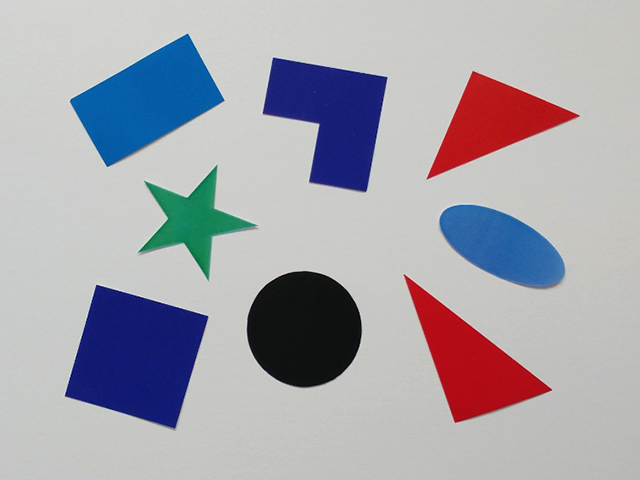
//> input picture opencv_ex/data/polygon.bmp, 640 x 480 px
$ ./45_polygon   (built with g++ and OpenCV 4)
//> lines starting //> are read from the running program, lines starting //| are printed output that depends on the picture; after the words box and inside, x2 and y2 are one past the last pixel; in counts of white or black regions, pixels touching at a corner belong together
#include "opencv2/opencv.hpp"
#include <iostream>

using namespace cv;
using namespace std;
const String folderPath = "/home/dog0/2026/2026-python/opencv_ex/data/";

void setLabel(Mat &img, const vector<Point> &pts, const String &label)
{
    Rect rc = boundingRect(pts);
    RotatedRect rc2 = minAreaRect(pts);
    Point2f center;
    float radius;
    minEnclosingCircle(pts, center, radius); // 원그리는 함수
    rectangle(img, rc, Scalar(0, 0, 255), 1);
    // draw rc2 in img
    Point2f vertices[4];
    rc2.points(vertices);
    for (int i = 0; i < 4; i++)
        line(img, vertices[i], vertices[(i + 1) % 4], Scalar(0, 255, 0), 3);
    // draw circle in img
    circle(img, center, cvRound(radius), Scalar(255, 0, 0), 2);
    putText(img, label, rc.tl(), FONT_HERSHEY_PLAIN, 1, Scalar(0, 0, 255));
}

int main(int argc, char *argv[])
{
    Mat img = imread(folderPath + "polygon.bmp", IMREAD_COLOR);
//> img is the input picture: 480 rows x 640 cols, CV_8UC3; mean B, G, R 173.4, 165, 166.3

    if (img.empty())
    {
        cerr << "Image load failed!" << endl;
        return -1;
    }

    Mat gray;
    cvtColor(img, gray, COLOR_BGR2GRAY);
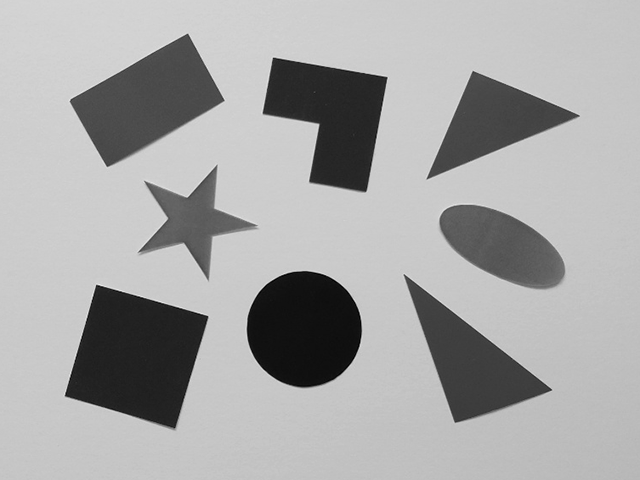
//> gray: 480 rows x 640 cols, CV_8UC1; min 0, max 240, mean 166.4

    Mat bin;
    threshold(gray, bin, 200, 255, THRESH_BINARY_INV | THRESH_OTSU);
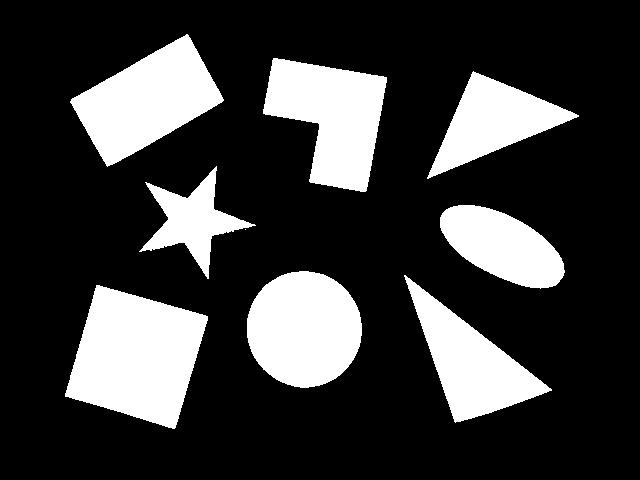
//> bin: 480 rows x 640 cols, CV_8UC1; 23.1% white; 9 white regions (1 under 20 px)

    vector<vector<Point>> contours;
    findContours(bin, contours, RETR_EXTERNAL, CHAIN_APPROX_NONE);
//> contours = 9 contours, 1 with area under 20; largest, box (x1, y1, x2, y2) and area: (65, 285, 208, 429) 13340, (247, 271, 362, 388) 10359, (70, 34, 224, 167) 10316, (263, 58, 387, 192) 9930, (404, 275, 552, 423) 8086, (427, 71, 579, 179) 6723, (440, 205, 565, 289) 6406, (139, 166, 256, 279) 4181

    for (vector<Point> pts : contours)
    {
        if (contourArea(pts) < 400)
            continue;

        vector<Point> approx;
        approxPolyDP(pts, approx, arcLength(pts, true) * 0.02, true);

        int vtc = (int)approx.size();

        if (vtc == 3)
        {
            setLabel(img, pts, "TRI");
        }
        else if (vtc == 4)
        {
            setLabel(img, pts, "RECT");
        }
        else
        {
            double len = arcLength(pts, true);
            double area = contourArea(pts);
            double ratio = 4. * CV_PI * area / (len * len);

            if (ratio > 0.85)
            {
                setLabel(img, pts, "CIR");
            }
        }
    }
//> this loop made 9 passes
//> (vtc, len, area, ratio, rc in setLabel, rc2 in setLabel, center in setLabel, radius in setLabel) on pass 3: (8, 381.5, 10359, 0.894, Rect(247, 271, 115, 117), centre (304, 329), size (116, 114), angle -90, Point(303.3, 329), 58.4)
//> (approx, vtc, rc in setLabel, rc2 in setLabel, center in setLabel, radius in setLabel) on passes 2, 7, 9: (3 Points (x, y): [404, 275], [455, 422], [551, 390], 3, Rect(404, 275, 148, 148), centre (451.9, 365.3), size (85.5, 186.6), angle -52, Point(477.5, 332.5), 93.32), (3 Points (x, y): [578, 115], [473, 71], [427, 178], 3, Rect(427, 71, 152, 108), centre (487.3, 109.4), size (163.6, 81.9), angle -22.3, Point(502.5, 146.5), 81.81), (4 Points (x, y): [187, 34], [71, 99], [107, 166], [223, 100], 4, Rect(70, 34, 154, 133), centre (147.1, 100.3), size (136.1, 78), angle -29.5, Point(147, 100), 77.18)
//> pass 1, in setLabel, `putText(img, label, rc.tl(), FONT_HERSHEY_PLAIN, 1, Scalar(0, 0, 255));`:
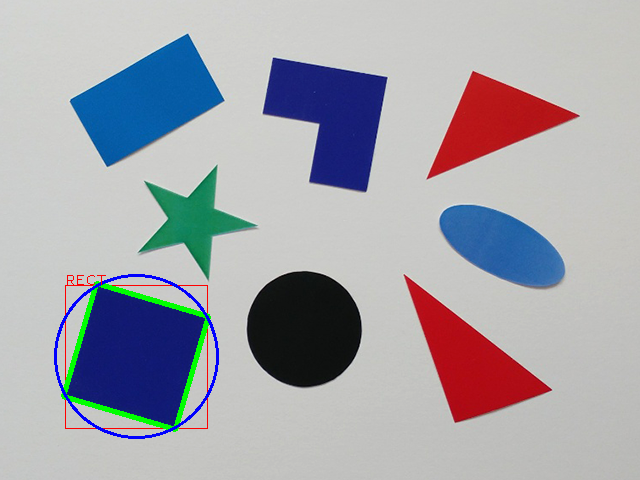
//> img: 480 rows x 640 cols, CV_8UC3; 1.42% of pixels changed, all inside (x1, y1, x2, y2) = (54, 274, 219, 439)
//> pass 2, in setLabel (call 2), `putText(img, label, rc.tl(), FONT_HERSHEY_PLAIN, 1, Scalar(0, 0, 255));`:
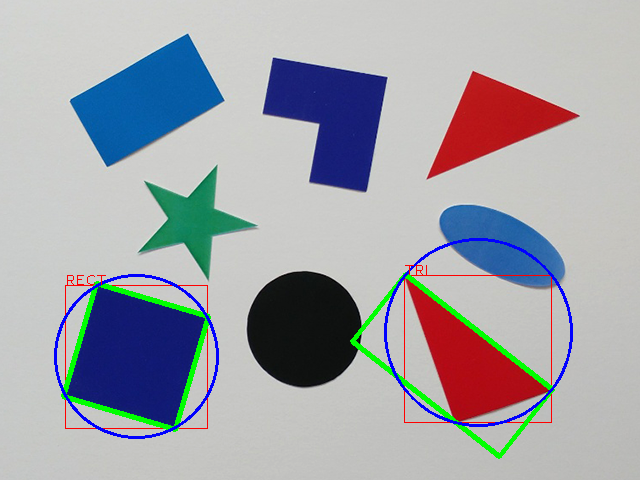
//> img: 480 rows x 640 cols, CV_8UC3; 1.56% of pixels changed, all inside (x1, y1, x2, y2) = (350, 238, 573, 459)
//> pass 3, in setLabel (call 3), `putText(img, label, rc.tl(), FONT_HERSHEY_PLAIN, 1, Scalar(0, 0, 255));`:
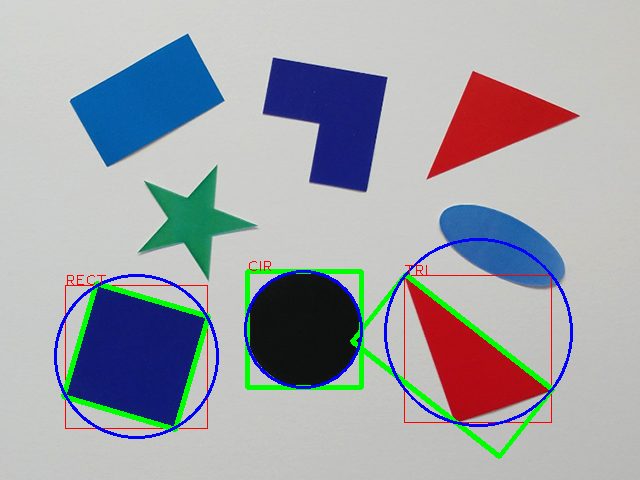
//> img: 480 rows x 640 cols, CV_8UC3; 0.97% of pixels changed, all inside (x1, y1, x2, y2) = (244, 261, 364, 390)
//> after the loop:
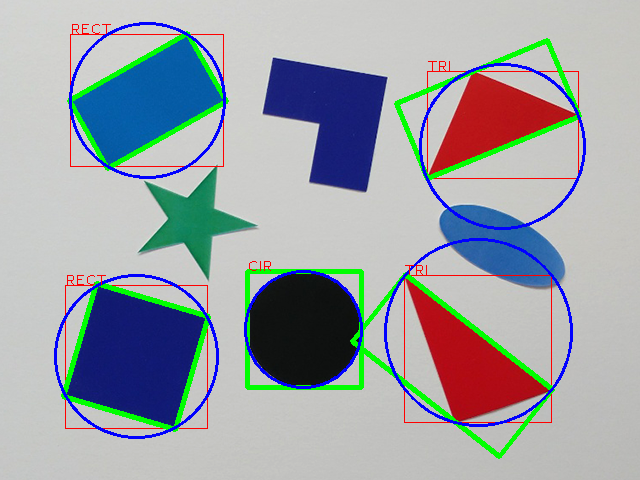
//> img: 480 rows x 640 cols, CV_8UC3; 6.61% of pixels changed, all inside (x1, y1, x2, y2) = (54, 22, 586, 459)

    imshow("img", img);

    waitKey();
    return 0;
}
